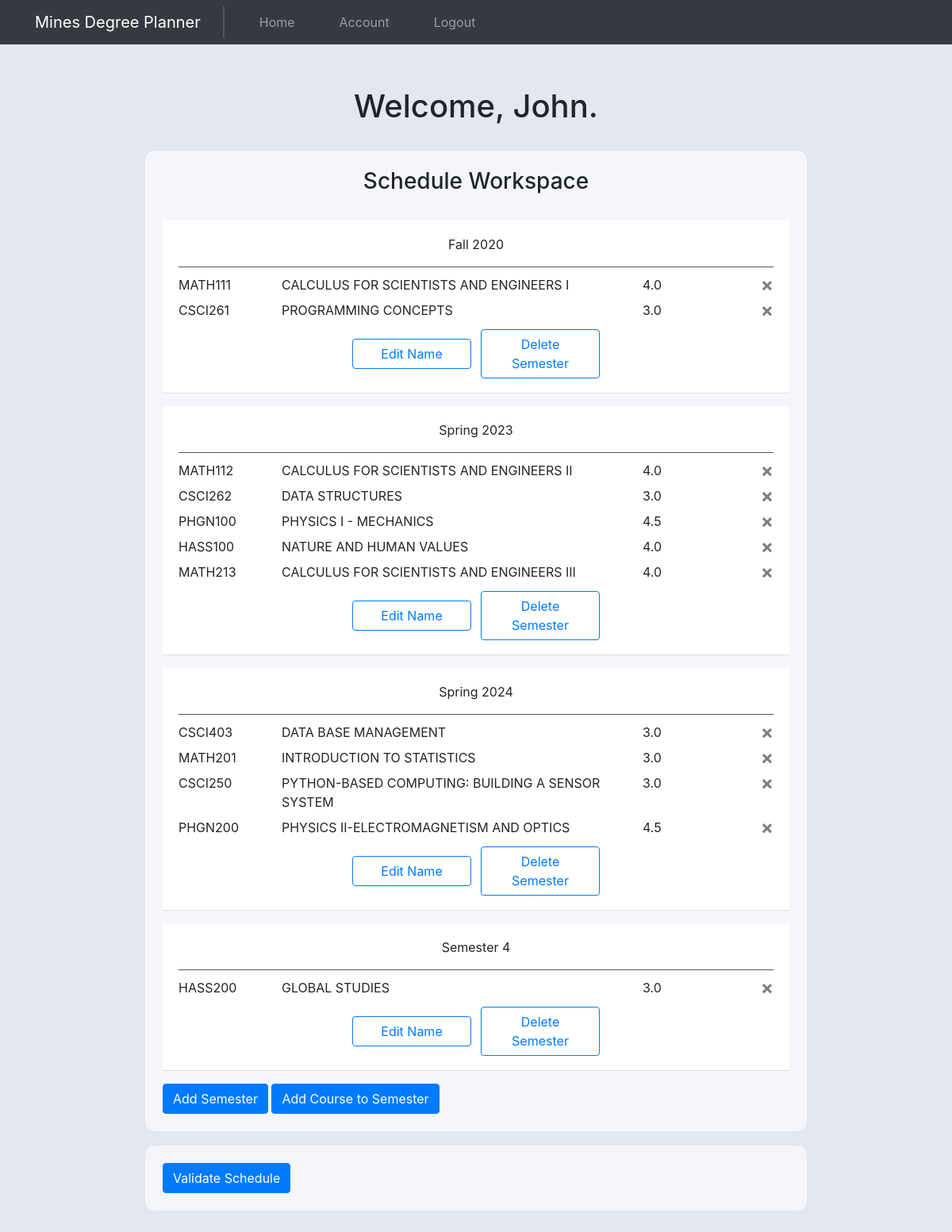
The app's page / (signed in) with its own data.
### website/models.py (models this page shows)
class User(db.Model, UserMixin):
    id = db.Column(db.Integer, primary_key=True)
    cwid = db.Column(db.Integer, unique=True)
    email = db.Column(db.String(150), unique=True)
    password = db.Column(db.String(150))
    first_name = db.Column(db.String(150))
    last_name = db.Column(db.String(150))
    major = db.Column(db.String(150))
    credits_taken = db.Column(db.String(10))
    class_standing = db.Column(db.String(10))
    courses = db.relationship('Course')
    semesters = db.relationship('Semester')
    num_semesters = db.Column(db.Integer)

class Semester(db.Model):
    id = db.Column(db.Integer, primary_key=True)
    semester_name = db.Column(db.String(64))
    user_id = db.Column(db.Integer, db.ForeignKey('user.id'))
    semester_number = db.Column(db.Integer)
    courses = db.relationship('Course')

class Course(db.Model):
    id = db.Column(db.Integer, primary_key=True)
    department = db.Column(db.String(4))
    course_number = db.Column(db.String(3))
    course_name = db.Column(db.String(500))
    credit_hours = db.Column(db.String(10))
    is_taken = db.Column(db.String(5))
    user_id = db.Column(db.Integer, db.ForeignKey('user.id'))
    semester_id = db.Column(db.Integer, db.ForeignKey('semester.id'))

### website/views.py (the view, shortened to what this page needs)
@views.route('/', methods=['GET', 'POST'])
@login_required
def home():
    return render_template("home.html", user=current_user)

### website/__init__.py (called while the page is built)
def create_app():
    app = Flask(__name__)
    app.config['SECRET_KEY'] = 'josiefnapwpawoj'
    app.config['SQLALCHEMY_DATABASE_URI'] = f'sqlite:///{DB_NAME}'
    db.init_app(app)
    from .views import views
    from .auth import auth
    app.register_blueprint(views, url_prefix="/")
    app.register_blueprint(auth, url_prefix="/")
    from .models import User, Course, Semester
    create_database(app)
    login_manager = LoginManager()
    login_manager.login_view = 'auth.login'
    login_manager.init_app(app)
    @login_manager.user_loader
    def load_user(id):
        return User.query.get(int(id))
    return app

### website/templates/home.html (shortened to what this page needs)
{% extends "base.html" %} {% block title %}Home{% endblock %} {% block content%}
<br />
<h1 style="text-align: center; margin-bottom: 32px">
    Welcome, {{user.first_name}}.
</h1>
<section class="semester-form-section">
    <h3 align="center">Schedule Workspace</h3>
    <ul class="list-group list-group-flush courses-taken-list" id="notes">
        {% for semester in user.semesters %}
        <li class="list-group-item semester-row">
            <div class="row semester-title-row">
                <div class="col" align="center">{{semester.semester_name}}</div>
            </div>
            {% if semester.courses %}
            <div class="padding-above-courses"></div>
            {% endif %}
            {% for course in semester.courses %}
            <div class="row semester-course-entry">
                <div class="col-sm-2">
                    {{course.department}}{{course.course_number}}
                </div>
                <div class="col-md-7">{{course.course_name}}</div>
                <div class="col-sm-2">{{course.credit_hours}}</div>
                <div class="col-sm-1">
                    <button
                        type="button"
                        class="close"
                        onClick="deleteCourseFromSemester({{ course.id }}, {{ semester.id }});"
                    >
                        <span aria-hidden="true">&times;</span>
                    </button>
                </div>
            </div>
            {% endfor %}
            <div class="row">
                <div class="col-sm-12 edit-semester-name-row">
                    <button
                        type="button"
                        class="btn btn-outline-primary edit-semester-name-btn"
                        data-toggle="modal"
                        data-target="#editSemesterNameModal"
                        onClick="renameSemesterSelector({{ semester.id }});"
                    >
                        Edit Name
                    </button>
                    <button
                        type="button"
                        class="btn btn-outline-primary add-semester-btn delete-semester-btn"
                        onClick="deleteSemester({{ semester.id }})"
                    >
                        <span aria-hidden="true">Delete Semester</span>
                    </button>
                </div>
            </div>
        </li>
        {% endfor %}
    </ul>
    <button
        type="button"
        class="btn btn-primary add-semester-btn"
        onClick="addSemester()"
    >
        <span aria-hidden="true">Add Semester</span>
    </button>
    <button
        type="button"
        class="btn btn-primary add-semester-btn"
        data-toggle="modal"
        data-target="#addCourseModal"
    >
        Add Course to Semester
    </button>
</section>
<section class="validate-semester-section">
    <button
        type="button"
        class="btn btn-primary"
        onClick="validateSchedule( {{ user.id }} );"
    >
        <span aria-hidden="true">Validate Schedule</span>
    </button>
</section>
{% endblock %}

### website/static/style.css (style rules this page uses)
:root { --very-light-blue: #f5f6fb; --darker-color: #e4e6f0; }
body { background-color: var(--darker-color); }
body { display: flex; flex-direction: column; }
.semester-form-section { padding: 22px; border-radius: 12px; background-color: var(--very-light-blue); margin-bottom: 18px; }
.validate-semester-section { padding: 22px; border-radius: 12px; background-color: var(--very-light-blue); margin-bottom: 18px; }
.courses-taken-list { margin-top: 16px; }
.add-semester-btn { margin-top: 16px !important; }
.semester-row { margin-top: 16px; }
.semester-title-row { padding: 6px 0px; }
.padding-above-courses { margin-top: 10px; border-bottom: 0.5px solid #515662; margin-bottom: 10px; }
.semester-course-entry { margin-top: 8px; }
.edit-semester-name-row { display: flex; flex-direction: row; align-items: center; justify-content: center !important; }
.edit-semester-name-btn { align-self: center; justify-self: center; margin-top: 12px !important; margin-bottom: 6px !important; margin-right: 6px; width: 150px; }
.delete-semester-btn { align-self: center; justify-self: center; margin-top: 12px !important; margin-bottom: 6px !important; margin-left: 6px; width: 150px; }

### records on screen
User: first_name "John"
Semester: semester_name "Fall 2020"
Course: department "MATH", course_number "111", course_name "CALCULUS FOR SCIENTISTS AND ENGINEERS I", credit_hours "4.0"
Course: department "CSCI", course_number "261", course_name "PROGRAMMING CONCEPTS", credit_hours "3.0"
Semester: semester_name "Spring 2023"
Course: department "MATH", course_number "112", course_name "CALCULUS FOR SCIENTISTS AND ENGINEERS II", credit_hours "4.0"
Course: department "CSCI", course_number "262", course_name "DATA STRUCTURES", credit_hours "3.0"
Course: department "PHGN", course_number "100", course_name "PHYSICS I - MECHANICS", credit_hours "4.5"
Course: department "HASS", course_number "100", course_name "NATURE AND HUMAN VALUES", credit_hours "4.0"
Course: department "MATH", course_number "213", course_name "CALCULUS FOR SCIENTISTS AND ENGINEERS III", credit_hours "4.0"
Semester: semester_name "Spring 2024"
Course: department "CSCI", course_number "403", course_name "DATA BASE MANAGEMENT", credit_hours "3.0"
Course: department "MATH", course_number "201", course_name "INTRODUCTION TO STATISTICS", credit_hours "3.0"
Course: department "CSCI", course_number "250", course_name "PYTHON-BASED COMPUTING: BUILDING A SENSOR SYSTEM", credit_hours "3.0"
Course: department "PHGN", course_number "200", course_name "PHYSICS II-ELECTROMAGNETISM AND OPTICS", credit_hours "4.5"
Semester: semester_name "Semester 4"
Course: department "HASS", course_number "200", course_name "GLOBAL STUDIES", credit_hours "3.0"
